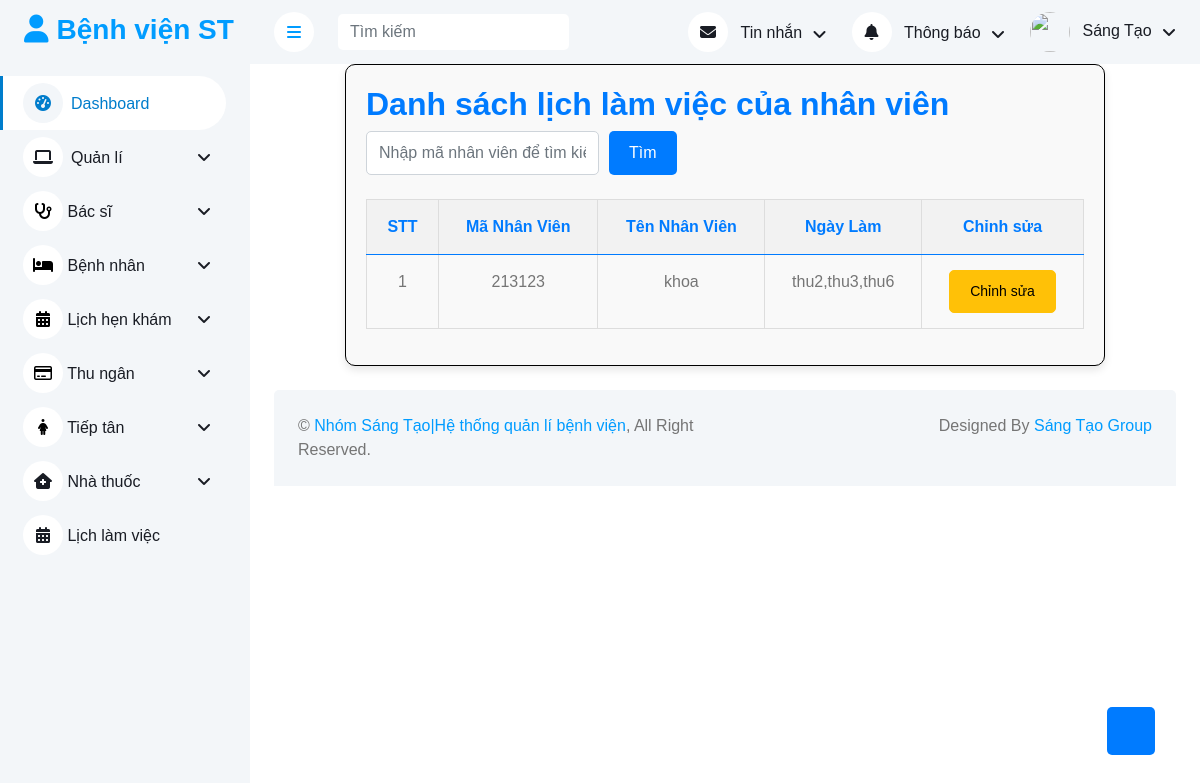
The page /admin/index.php?quanli=quan-ly-lich-lam-viec on the database its author committed.
### tables this page shows
CREATE TABLE `nhanvien` (
  `maNhanVien` int(11) NOT NULL,
  `password` varchar(100) DEFAULT NULL,
  `email` varchar(50) NOT NULL,
  `sdt` varchar(11) NOT NULL,
  `tenNhanVien` varchar(100) NOT NULL,
  `vaiTro` int(11) NOT NULL
);

CREATE TABLE `lichlamviec` (
  `maNhanVien` int(11) NOT NULL,
  `maBacSi` int(11) NOT NULL,
  `ngayLam` varchar(100) NOT NULL,
  `phongKham` varchar(50) NOT NULL,
  `caLamViec` varchar(50) NOT NULL
);

### admin/quanLy/QLLichLamViec.php (the view, shortened to what this page needs)
<?php
require_once("../config/config.php");
$sql = "SELECT nhanvien.maNhanVien, nhanvien.tenNhanVien, lichlamviec.ngayLam
        FROM nhanVien nhanvien
        JOIN lichLamViec lichlamviec
        ON nhanvien.maNhanVien = lichlamviec.maNhanVien";
$result = $conn->query($sql);
?>
<!DOCTYPE html>
<html lang="en">
<head>
</head>
<body>
<div class="container">
    <h2 class="title">Danh sách lịch làm việc của nhân viên</h2>
    <div class="input-group mb-4">
        <form id="searchForm" style="display: flex; gap: 10px;">
            <input
                type="text"
                name="search"
                id="searchInput"
                class="form-control"
                placeholder="Nhập mã nhân viên để tìm kiếm">
            <button class="btn btn-primary" type="button" id="searchButton">Tìm</button>
        </form>
    </div>
    <table class="table">
        <thead style="color: #007bff;">
            <tr>
                <th>STT</th>
                <th>Mã Nhân Viên</th>
                <th>Tên Nhân Viên</th>
                <th>Ngày Làm</th>
                <th>Chỉnh sửa</th>
            </tr>
        </thead>
        <tbody id="resultTable">
            <?php
            if ($result && $result->num_rows > 0) {
                $stt = 1;
                while ($row = $result->fetch_assoc()) {
                    echo "<tr>";
                    echo "<td>" . $stt++ . "</td>";
                    echo "<td>" . $row['maNhanVien'] . "</td>";
                    echo "<td>" . $row['tenNhanVien'] . "</td>";
                    echo "<td>" . $row['ngayLam'] . "</td>";
                    echo '<td><a href="index.php?quanli=lv-nv&maNhanVien=' . $row['maNhanVien'] . '" class="btn btn-warning btn-sm">Chỉnh sửa</a></td>';
                    echo "</tr>";
                }
            } else {
                echo "<tr><td colspan='5'>Không có dữ liệu</td></tr>";
            }
            ?>
        </tbody>
    </table>
</div>
</body>
</html>

### admin/css/style_admin.css (style rules this page uses)
:root { --primary: #007dcc; --light: #F3F6F9; --dark: #191C24; }
.btn { transition: .5s; }
.btn.btn-primary { color: #FFFFFF; }

### admin/css/styleContent.css (style rules this page uses)
.detailThanhToan table, th, td { border: 1px solid #ddd; }
.detailThanhToan th, td { padding: 10px; text-align: center; }
.xemLichHen table, th, td { border: 1px solid #ddd; }
.xemLichHen th, td { padding: 10px; text-align: center; }

### admin/quanLy/QLLichLamViec.php (style rules this page uses)
.container { width: 80%; max-width: 1000px; margin: 0 auto; padding: 20px; border: 1px solid black; border-radius: 10px; box-shadow: 0 4px 8px rgba(0, 0, 0, 0.1); background-color: #f9f9f9; }
body { font-family: Arial, sans-serif; background-color: #f5f5f5; }
.table { border-collapse: collapse; width: 100%; }
.table th, .table td { border: 1px solid #ddd; padding: 15px; text-align: center; }
.table th { background-color: #f2f2f2; font-weight: bold; }
.btn { border-radius: 5px; padding: 10px 20px; }
.btn-primary { background-color: #007bff; border: none; color: #fff; }
.title { color: #007bff; }

### rows shown on the page
nhanvien: maNhanVien "213123", tenNhanVien "khoa", lichlamviec.ngayLam "thu2,thu3,thu6"
